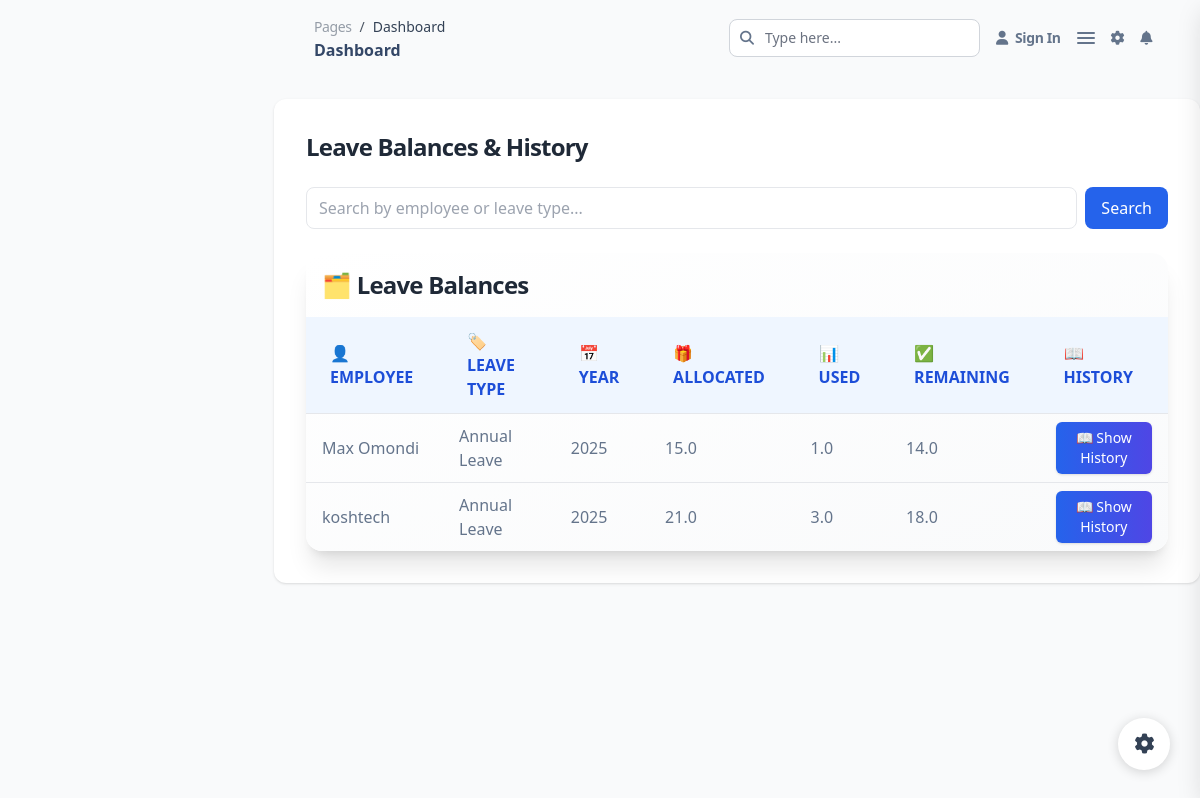
/leave/leave_balances/ (signed in), run on the app's committed database.
### leave/models.py (models this page shows, shortened)
class LeaveBalance(models.Model):
    employee = models.ForeignKey(Employee, on_delete=models.CASCADE, related_name="leave_balances")
    leave_type = models.ForeignKey(LeaveType, on_delete=models.CASCADE)
    year = models.PositiveIntegerField(default=timezone.now().year)
    allocated_days = models.DecimalField(max_digits=5, decimal_places=1, default=0)
    used_days = models.DecimalField(max_digits=5, decimal_places=1, default=0)
    remaining_days = models.DecimalField(max_digits=5, decimal_places=1, default=0)
    class Meta:
        unique_together = ('employee', 'leave_type', 'year')

class LeaveType(models.Model):
    name = models.CharField(max_length=100, unique=True)
    description = models.TextField(blank=True, null=True)
    total_days_per_year = models.DecimalField(max_digits=5, decimal_places=1, default=0)

### users/models.py (models this page shows, shortened)
class Employee(models.Model):
    EMPLOYMENT_TYPE_CHOICES = [
        ('full_time', 'Full-Time'),
        ('part_time', 'Part-Time'),
        ('contract', 'Contract'),
        ('intern', 'Intern'),
    ]
    GENDER_CHOICES = [
        ('male', 'Male'),
        ('female', 'Female'),
        ('other', 'Other'),
    ]
    MARITAL_STATUS_CHOICES = [
        ('single', 'Single'),
        ('married', 'Married'),
        ('divorced', 'Divorced'),
        ('widowed', 'Widowed'),
    ]
    JOB_STATUS_CHOICES = [
        ('active', 'Active'),
        ('suspended', 'Suspended'),
        ('terminated', 'Terminated'),
        ('resigned', 'Resigned'),
    ]
    employee_code = models.CharField(max_length=20, unique=True)
    full_name = models.CharField(max_length=255, null=True)
    phone_number = models.CharField(max_length=20,null=True)
    date_of_joining = models.DateField(null=True, blank=True)
    department = models.ForeignKey(Department, on_delete=models.SET_NULL, null=True, blank=True)
    sub_department = models.ForeignKey(SubDepartment, on_delete=models.SET_NULL, null=True, blank=True)
    stations = models.ManyToManyField(
        "attendance.Station",
        related_name="employees",
        blank=True
    )
    job_position = models.CharField(max_length=255, blank=True, null=True)
    employment_type = models.CharField(max_length=50, choices=[("full_time", "Full Time"), ("part_time", "Part Time"), ("contract", "Contract")])
    gender = models.CharField(max_length=10,null=True, choices=[("male", "Male"), ("female", "Female"), ("other", "Other")])
    marital_status = models.CharField(max_length=15,null=True, choices=[("single", "Single"), ("married", "Married"), ("divorced", "Divorced")])
    job_status = models.CharField(max_length=20, choices=[("active", "Active"), ("inactive", "Inactive")])
    national_id = models.CharField(max_length=20, blank=True, null=True)
    date_of_birth = models.DateField(null=True, blank=True)
    address = models.TextField(blank=True, null=True)
    bank_account_number = models.CharField(max_length=30, blank=True, null=True)
    bank_name = models.CharField(max_length=100, blank=True, null=True)
    next_of_kin_name = models.CharField(max_length=255, blank=True, null=True)
    next_of_kin_relationship = models.CharField(max_length=100, blank=True, null=True)
    next_of_kin_phone = models.CharField(max_length=20, blank=True, null=True)
    documents = models.FileField(upload_to="employee_docs/", blank=True, null=True)
    profile_image = models.ImageField(
        upload_to="employee_photos/",
        null=True,
        blank=True,
        help_text="Upload employee profile picture"
    )
    created_at = models.DateTimeField(auto_now_add=True)
    updated_at = models.DateTimeField(auto_now=True)
    bank_account_number = models.CharField(max_length=30, blank=True, null=True)
    bank_name = models.CharField(max_length=100, blank=True, null=True)
    basic_salary = models.DecimalField(
        max_digits=10, decimal_places=2,
        default=0,
        help_text="Base salary of the employee"
    )
    allowances = models.ManyToManyField(
        'payroll.Allowance',
        blank=True,
        related_name='employees',
        help_text="Allowances applicable to this employee"
    )
    overtime_rate = models.DecimalField(
        max_digits=10, decimal_places=2,
        default=0,
        help_text="Standard overtime rate per hour"
    )
    night_overtime_rate = models.DecimalField(
        max_digits=10, decimal_places=2,
        default=0,
        help_text="Night overtime rate per hour"
    )
    weekend_overtime_rate = models.DecimalField(
        max_digits=10, decimal_places=2,
        default=0,
        help_text="Weekend overtime rate per hour"
    )

### leave/web/views.py (the view, shortened to what this page needs)
# urls.py: path('leave_balances/', leave_balances_view, name='leave-balances'),
def leave_balances_view(request):
    try:
        current_employee = Employee.objects.get(employee_code=request.user.username)
    except Employee.DoesNotExist:
        return render(request, "leave/leave_balances.html", {
            "balances": [],
            "history": [],
            "error": "No employee record found for your account."
        })
    query = request.GET.get("search", "")
    if request.user.role == "manager":  # or current_employee.is_manager
        balances = LeaveBalance.objects.filter(
            employee__department=current_employee.department
        ).select_related("employee", "leave_type")
        history = LeaveRequest.objects.filter(
            employee__department=current_employee.department
        ).select_related("employee", "leave_type")
    balances = balances.order_by("employee__full_name", "leave_type__name")
    history = history.order_by("-created_at")
    context = {
        "balances": balances,
        "history": history,
        "search": query,
    }
    if request.headers.get("HX-Request") == "true" and not request.headers.get("HX-Boosted"):
        return render(request, "leave/partials/leave_balances_tables.html", context)
    return render(request, "leave/leave_balances.html", context)

### leave/templates/leave/leave_balances.html (shortened to what this page needs)
{% extends "configs/base.html" %}
{% load static %}
{% block content %}
  <main class="ease-soft-in-out xl:ml-68.5 relative h-full max-h-screen rounded-xl transition-all duration-200">
    {% include 'configs/partials/main-top-nav.html' %}
    <div class="bg-white rounded-xl shadow p-6 sm:p-8 max-w-7xl w-full mx-auto mt-6">
      <h2 class="text-2xl font-semibold mb-6 text-gray-800">Leave Balances & History</h2>
      <form hx-get="{% url 'leave-balances' %}"
            hx-target="#leave-data"
            hx-indicator="#spinner"
            class="flex flex-col sm:flex-row gap-2 mb-6">
        <input type="text" name="search" value="{{ search }}"
               placeholder="Search by employee or leave type..."
               class="flex-1 border rounded-lg px-3 py-2 focus:outline-none focus:ring-2 focus:ring-blue-500">
        <button type="submit"
                class="px-4 py-2 bg-blue-600 text-white rounded-lg hover:bg-blue-700 transition">
          Search
        </button>
      </form>
      <div id="leave-data">
        {% include "leave/partials/leave_balances_tables.html" %}
      </div>
    </div>
  </main>
{% endblock %}

### leave/templates/leave/partials/leave_balances_tables.html (shortened to what this page needs)
<div class="bg-gradient-to-br from-white to-gray-50 shadow-xl rounded-2xl overflow-hidden">
  <h3 class="text-2xl font-bold px-4 pt-4 text-gray-800 flex items-center gap-2">
    🗂️ Leave Balances
  </h3>
  <div class="overflow-x-auto mt-4">
    <table class="min-w-full divide-y divide-gray-200 text-sm sm:text-base">
      <thead class="bg-blue-50 hidden sm:table-header-group">
        <tr>
          <th class="px-6 py-3 text-left font-semibold text-blue-700 uppercase">👤 Employee</th>
          <th class="px-6 py-3 text-left font-semibold text-blue-700 uppercase">🏷️ Leave Type</th>
          <th class="px-6 py-3 text-left font-semibold text-blue-700 uppercase">📅 Year</th>
          <th class="px-6 py-3 text-left font-semibold text-blue-700 uppercase">🎁 Allocated</th>
          <th class="px-6 py-3 text-left font-semibold text-blue-700 uppercase">📊 Used</th>
          <th class="px-6 py-3 text-left font-semibold text-blue-700 uppercase">✅ Remaining</th>
          <th class="px-6 py-3 text-left font-semibold text-blue-700 uppercase">📖 History</th>
        </tr>
      </thead>
      {% for b in balances %}
        <tbody x-data="{ open: false }" x-cloak>
          <tr class="sm:table-row block border-b sm:border-0 hover:bg-blue-50 transition">
            <td class="px-4 py-2 block sm:table-cell">
              <span class="sm:hidden font-semibold text-gray-600">👤 Employee: </span>{{ b.employee.full_name }}
            </td>
            <td class="px-4 py-2 block sm:table-cell">
              <span class="sm:hidden font-semibold text-gray-600">🏷️ Type: </span>{{ b.leave_type.name }}
            </td>
            <td class="px-4 py-2 block sm:table-cell">
              <span class="sm:hidden font-semibold text-gray-600">📅 Year: </span>{{ b.year }}
            </td>
            <td class="px-4 py-2 block sm:table-cell">
              <span class="sm:hidden font-semibold text-gray-600">🎁 Allocated: </span>{{ b.allocated_days }}
            </td>
            <td class="px-4 py-2 block sm:table-cell">
              <span class="sm:hidden font-semibold text-gray-600">📊 Used: </span>{{ b.used_days }}
            </td>
            <td class="px-4 py-2 block sm:table-cell">
              <span class="sm:hidden font-semibold text-gray-600">✅ Remaining: </span>{{ b.remaining_days }}
            </td>
            <td class="px-4 py-2 block sm:table-cell">
              <button @click="open = !open"
                      class="w-full sm:w-auto px-3 py-1.5 text-sm rounded-md bg-gradient-to-r from-blue-600 to-indigo-600 text-white hover:from-blue-700 hover:to-indigo-700 shadow flex items-center gap-1">
                <span x-show="!open">📖 Show History</span>
              </button>
            </td>
          </tr>
        </tbody>
      {% empty %}
        <tbody>
          <tr><td colspan="7" class="text-center py-6 text-gray-500">🙅 No balances found</td></tr>
        </tbody>
      {% endfor %}
    </table>
  </div>
</div>

### data on the page
LeaveBalance: employee.full_name "Max Omondi", leave_type.name "Annual Leave", year "2025", allocated_days "15.0", used_days "1.0", remaining_days "14.0"
LeaveBalance: employee.full_name "koshtech", leave_type.name "Annual Leave", year "2025", allocated_days "21.0", used_days "3.0", remaining_days "18.0"
